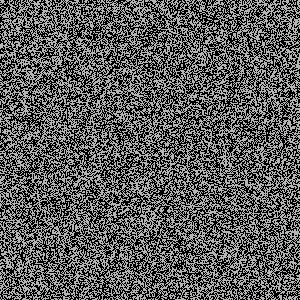
Frame 1 (no input)
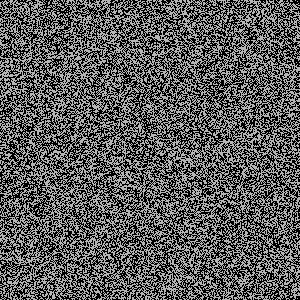
Frame 60 (the mouse pressed at the canvas centre just before this capture)
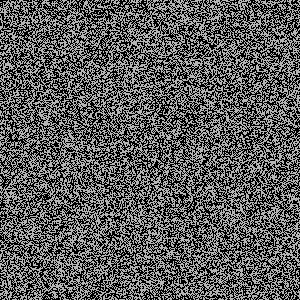
Frame 120 (the mouse held since frame 60 and released just before this capture)

The Processing sketch that drew these frames (run headless with seeded random() and noise(); from frame 60 on, the mouse is pressed at the canvas centre):

// Processing sketch: staticSquare
// ── staticSquare.pde
void setup() {
    size(300, 300);
}

void draw() {
    background(0);
    stroke(255);
    for (int x = 0; x < width; x++) {
        for (int y = 0; y < height; y++) {
            if (random(1.0) > 0.5) point(x, y);
        }
    }
}
